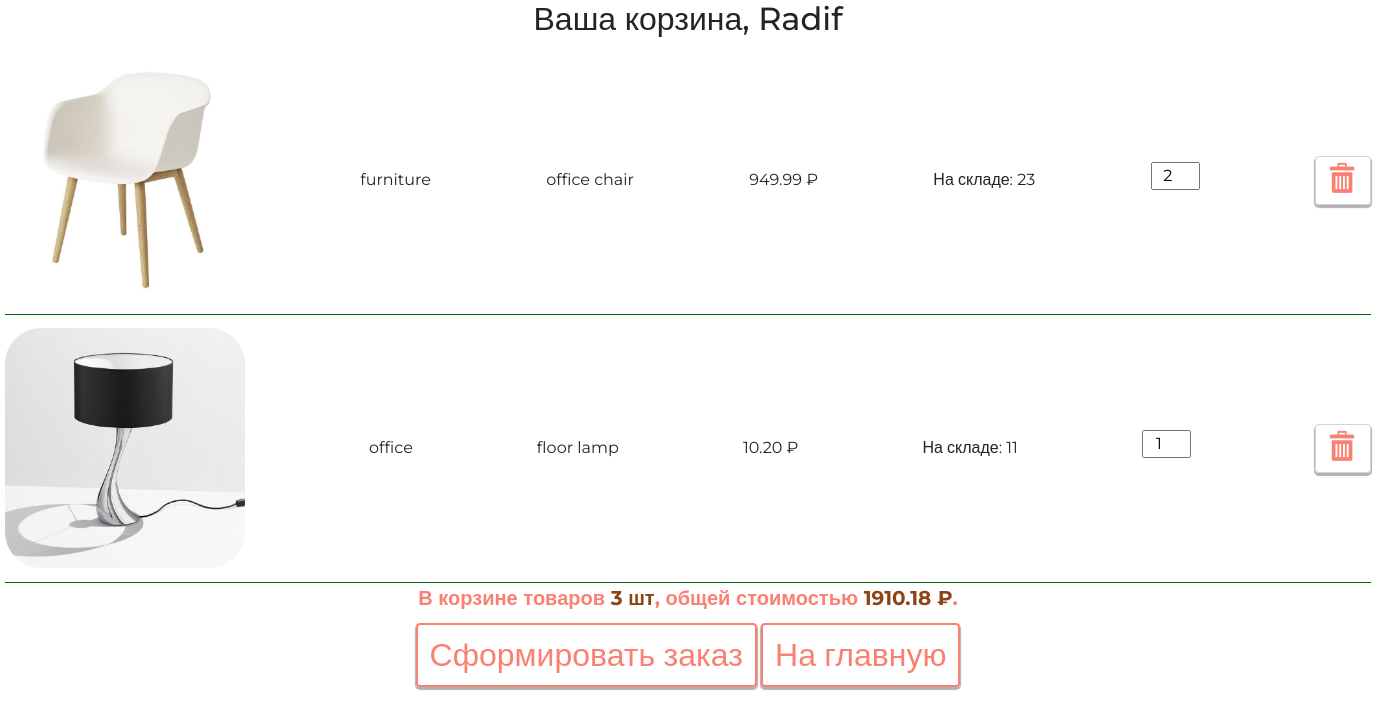
Page /basket/ (signed in) on the earlier database version.
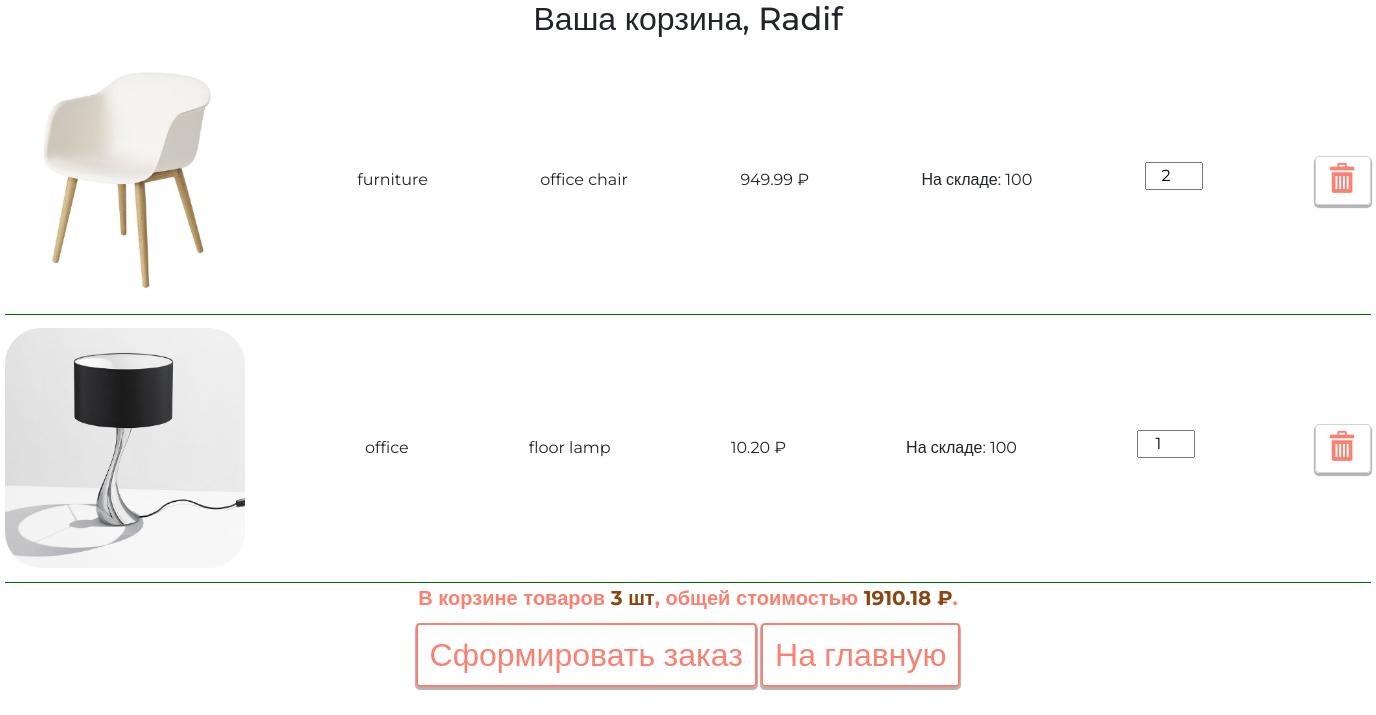
Same page on the later database version.
### basketapp/models.py (models this page shows, shortened)
class BasketItem(models.Model):
    user = models.ForeignKey(
        get_user_model(),
        verbose_name='Пользователь',
        on_delete=models.CASCADE,
        related_name='user_basket'
    )
    product = models.ForeignKey(Product, verbose_name='Продукт', on_delete=models.CASCADE)
    quantity = models.PositiveIntegerField(default=0, verbose_name='Количество')
    mod_datetime = models.DateTimeField(auto_now=True, verbose_name='Дата изменения')
    class Meta:
        verbose_name = 'корзина'
        verbose_name_plural = 'корзины'
        ordering = ['product']

### mainapp/models.py (models this page shows, shortened)
class Product(models.Model):
    category = models.ForeignKey(ProductCategory,
                                 on_delete=models.CASCADE,
                                 verbose_name='категория продукта')
    name = models.CharField('имя продукта', max_length=128)
    image = models.ImageField(upload_to='products_images', blank=True)
    short_desc = models.CharField('краткое описание продукта', max_length=64, blank=True)
    description = models.TextField('описание продукта', blank=True)
    price = models.DecimalField('цена продукта', max_digits=8, decimal_places=2, default=0)
    quantity = models.PositiveIntegerField('количество на складе', default=0)
    is_active = models.BooleanField(verbose_name='активность', default=True)
    modified_date = models.DateTimeField(
        verbose_name='дата изменения', auto_now=True)
    class Meta:
        verbose_name = 'продукт'
        verbose_name_plural = 'продукты'
        ordering = ['-is_active', 'category', 'name']

class ProductCategory(models.Model):
    name = models.CharField(verbose_name='имя категории', max_length=128)
    description = models.TextField(verbose_name='описание категории', blank=True)
    is_active = models.BooleanField(verbose_name='активность', default=True)
    modified_date = models.DateTimeField(
        verbose_name='дата изменения', auto_now=True)
    class Meta:
        verbose_name = 'Категория продукта'
        verbose_name_plural = 'Категории продуктов'
        ordering = ['-is_active', 'name']

### basketapp/views.py (the view)
# urls.py: path('', adminapp.UsersList.as_view(), name='index'),
@login_required
def index(request):
    basket_items = request.user.user_basket.all()
    context = {
        'page_title': 'корзина',
        'links_menu': LINKS_MENU,
        'basket_items': basket_items,
    }
    return render(request, 'basketapp/index.html', context)

### authapp/models.py (called while the page is built)
    def basket_cost(self):
        return sum(item.product.price * item.quantity for item in self.user_basket.all())

    def basket_total_quantity(self):
        return sum(item.quantity for item in self.user_basket.all())

### mainapp/context_processors.py (called while the page is built)
def get_categories(request):
    return {
        'categories': ProductCategory.objects.filter(is_active=True),
    }

### mainapp/templatetags/my_tags.py (called while the page is built)
def media_folder_products(string):
    if not string:
        string = 'products_images/default.jpg'
    return f'{settings.MEDIA_URL}{string}'

### basketapp/templates/basketapp/index.html
{% extends 'basketapp/base.html' %}
{% load static %}
{% block container %}
    <div class="basket-list">
        {% include 'basketapp/inc/inc_basket_items.html' %}
    </div>
{% endblock %}

### basketapp/templates/basketapp/inc/inc_basket_items.html
{% load my_tags %}
{% if basket_items %}
    {% for item in basket_items %}
        <div class="basket-item-wrapper">
            <img src="{{ item.product.image|media_folder_products }}"
                 alt="{{ item.product.short_desc }}">
            <span class="category-name">{{ item.product.category.name }}</span>
            <span class="product-name">{{ item.product.name }}</span>
            <span class="product-price">{{ item.product.price }}&nbsp;&#8381;</span>
            <span class="product-quantity">На складе: {{ item.product.quantity }}</span>
            <label>
                <input type="number" name="{{ item.pk }}" min="0"
                       max="{{ item.product.quantity }}"
                       value="{{ item.quantity }}"
                       class="product-qty">
            </label>
            <a href="{% url 'basket:delete' item.pk %}" class="btn btn-round">
                <span class="icon-delete"></span>
            </a>
        </div>
    {% endfor %}
    <div class="basket-summary">
        В корзине товаров <span>{{ user.basket_total_quantity }} шт</span>,
        общей стоимостью <span>{{ user.basket_cost }} &#8381;</span>.
    </div>
{% else %}
    <h4>Корзина пуста</h4>
{% endif %}
<a href="{% url 'orders:order_create' %}" class="btn btn-round in-home">
    Сформировать заказ
</a>
<a href="{% url 'main:index' %}" class="btn btn-round in-home">
    На главную
</a>

Differences in the rows shown:
changed through a linked row, BasketItem "furniture": product.quantity "23" → "100"
changed through a linked row, BasketItem "office": product.quantity "11" → "100"
